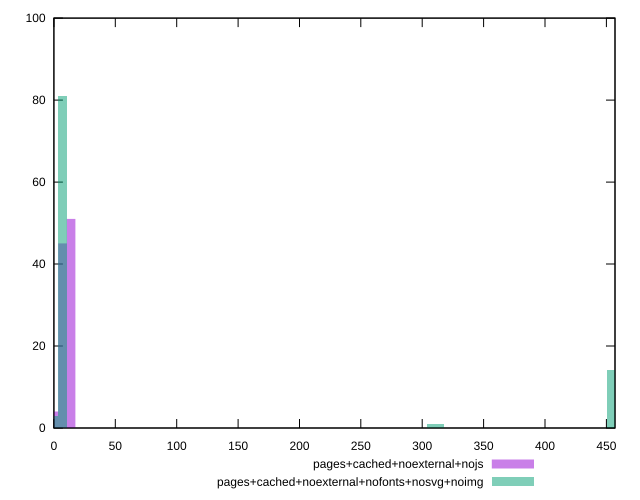

The gnuplot source for this figure:
reset
set terminal svg size 640, 500
set output "reprap/render-blocking-resources/comparison/histogram/10_vs_11.svg"

$pagesCachedNoexternalNojs <<EOF
14.18449811515508 51
7.09224905757754 45
0 4
EOF

$pagesCachedNoexternalNofontsNosvgNoimg <<EOF
7.09224905757754 81
453.90393968496255 14
312.0589585334118 2
0 3
EOF

set key outside below
set boxwidth 7.09224905757754
set yrange [0:100]
set style fill transparent solid 0.5 noborder

plot \
  $pagesCachedNoexternalNojs title "pages+cached+noexternal+nojs" with boxes, \
  $pagesCachedNoexternalNofontsNosvgNoimg title "pages+cached+noexternal+nofonts+nosvg+noimg" with boxes, \


reset
